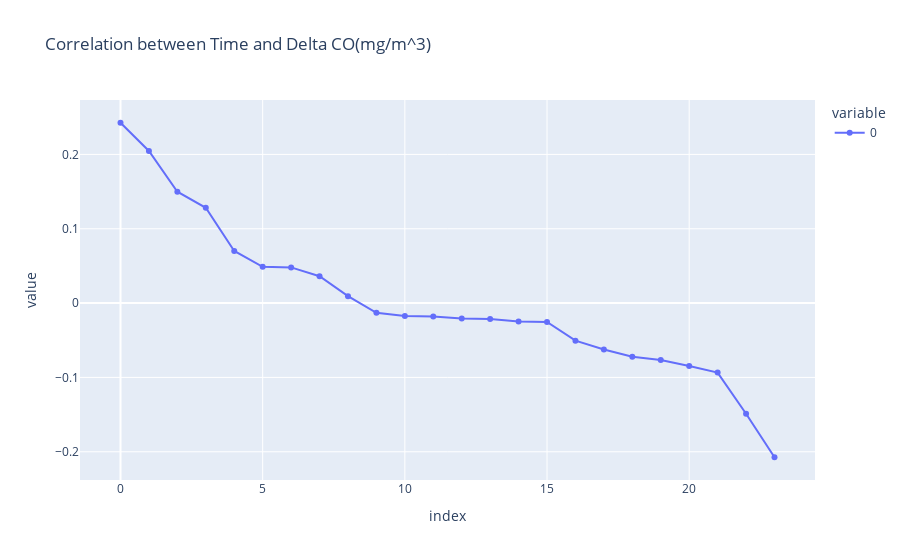

The cell this chart's notebook holds for it:
### Code cell
fig = px.line(time_deltaCO.values, markers=True, title="Correlation between Time and Delta CO(mg/m^3)")
fig.show()

### Figure 1 — Plotly figure (JSON) as saved in the notebook; plotly's stock layout.template omitted (floating-point values rounded to 4 significant figures)
{"data": [{"hovertemplate": "variable=0<br>index=%{x}<br>value=%{y}<extra></extra>", "legendgroup": "0", "line": {"color": "#636efa", "dash": "solid"}, "marker": {"symbol": "circle"}, "mode": "lines+markers", "name": "0", "orientation": "v", "showlegend": true, "type": "scatter", "x": [0, 1, 2, 3, 4, 5, 6, 7, 8, 9, 10, 11, 12, 13, 14, 15, 16, 17, 18, 19, 20, 21, 22, 23], "xaxis": "x", "y": [0.2426, 0.2046, 0.1498, 0.1282, 0.07011, 0.04882, 0.04802, 0.03611, 0.009351, -0.01312, -0.01752, -0.01797, -0.02067, -0.02153, -0.02468, -0.02532, -0.05055, -0.0625, -0.07219, -0.07659, -0.08479, -0.09352, -0.1489, -0.2074], "yaxis": "y"}], "layout": {"legend": {"title": {"text": "variable"}, "tracegroupgap": 0}, "title": {"text": "Correlation between Time and Delta CO(mg/m^3)"}, "xaxis": {"anchor": "y", "domain": [0, 1], "title": {"text": "index"}}, "yaxis": {"anchor": "x", "domain": [0, 1], "title": {"text": "value"}}}}
